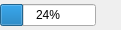
<?xml version="1.0" encoding="UTF-8"?>
<ui version="4.0">
 <class>ProgressBar</class>
 <widget class="QWidget" name="ProgressBar">
  <property name="geometry">
   <rect>
    <x>0</x>
    <y>0</y>
    <width>121</width>
    <height>30</height>
   </rect>
  </property>
  <property name="sizePolicy">
   <sizepolicy hsizetype="Preferred" vsizetype="Fixed">
    <horstretch>0</horstretch>
    <verstretch>0</verstretch>
   </sizepolicy>
  </property>
  <layout class="QHBoxLayout" name="horizontalLayout">
   <property name="leftMargin">
    <number>0</number>
   </property>
   <property name="topMargin">
    <number>0</number>
   </property>
   <property name="rightMargin">
    <number>0</number>
   </property>
   <property name="bottomMargin">
    <number>0</number>
   </property>
   <item>
    <widget class="QProgressBar" name="progressBar">
     <property name="value">
      <number>24</number>
     </property>
    </widget>
   </item>
   <item>
    <widget class="QToolButton" name="cancelBtn">
     <property name="styleSheet">
      <string notr="true">QToolButton { border: none; background: none; }</string>
     </property>
     <property name="icon">
      <iconset theme="QIcon::ThemeIcon::WindowClose"/>
     </property>
    </widget>
   </item>
  </layout>
 </widget>
 <resources/>
 <connections/>
</ui>
